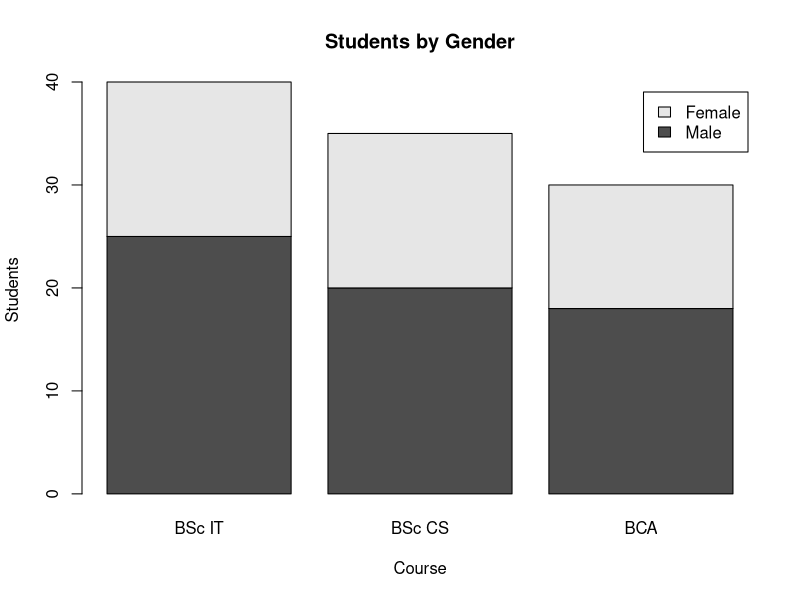

Here is the R script that generated this plot:
data <- matrix(c(25, 15, 20, 15, 18, 12), nrow = 2)
colnames(data) <- c("BSc IT", "BSc CS", "BCA")
rownames(data) <- c("Male", "Female")

barplot(data,
        beside = FALSE,
        main = "Students by Gender",
        xlab = "Course",
        ylab = "Students",
        legend.text = TRUE)
# beside = FALSE creates stacked bars.
